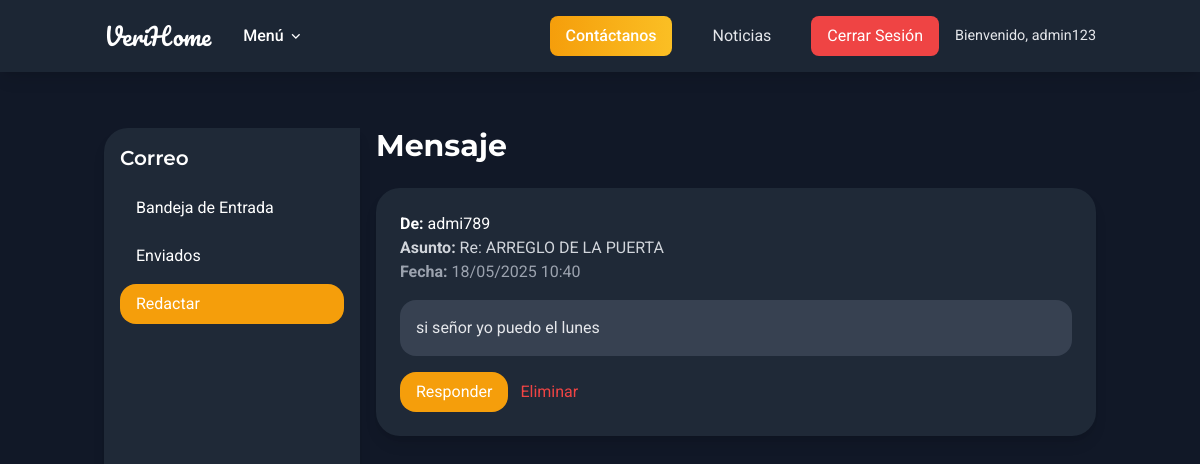
The app's page /messaging/view/2/ (signed in) with its own data.
### src/apps/real_estate_auth/models.py (models this page shows, shortened)
class CustomUser(AbstractUser):
    PROFILE_CHOICES = (
        ("arrendador", "Arrendador"),
        ("arrendatario", "Arrendatario"),
        ("prestador", "Prestador de Servicios"),
    )
    name = models.CharField(
        _("nombre completo"), max_length=255, help_text=_("Ingrese su nombre completo")
    )
    email = models.EmailField(
        _("correo electrónico"),
        unique=True,
        error_messages={"unique": _("Este correo electrónico ya está registrado.")},
    )
    profile_type = models.CharField(
        _("tipo de perfil"),
        max_length=20,
        choices=PROFILE_CHOICES,
        default="arrendatario",
        help_text=_("Seleccione su rol en la plataforma"),
    )
    phone_number = models.CharField(
        _("teléfono"),
        max_length=20,
        blank=True,
        null=True,
        help_text=_("Número de contacto opcional"),
    )
    profile_picture = models.ImageField(
        _("foto de perfil"),
        upload_to="profile_pics/",
        blank=True,
        null=True,
        help_text=_("Suba una imagen para su perfil"),
    )
    interview_code = models.CharField(
        _("código de entrevista"),
        max_length=10,
        blank=True,
        null=True,
        unique=True,
        help_text=_("Código asignado durante la entrevista por el administrador"),
    )
    rating = models.PositiveSmallIntegerField(
        _("calificación inicial"),
        default=0,
        help_text=_("Calificación de 1 a 5 asignada por el administrador"),
    )
    resume = models.TextField(
        _("hoja de vida"),
        blank=True,
        null=True,
        help_text=_("Información de la hoja de vida"),
    )
    REQUIRED_FIELDS = ["email", "name", "profile_type"]  # Campos obligatorios
    class Meta:
        verbose_name = _("usuario")
        verbose_name_plural = _("usuarios")
        ordering = ["-date_joined"]

### src/apps/messaging/models.py (models this page shows, shortened)
class Message(models.Model):
    sender = models.ForeignKey(
        User, related_name="sent_messages", on_delete=models.CASCADE
    )
    recipient = models.ForeignKey(
        User, related_name="received_messages", on_delete=models.CASCADE
    )
    contract = models.ForeignKey(
        "real_estate_auth.Contract",
        on_delete=models.SET_NULL,
        null=True,
        blank=True,
        related_name="messages",
    )  # Uso de string para evitar importación circular
    subject = models.CharField(max_length=255)
    body = models.TextField()
    created_at = models.DateTimeField(auto_now_add=True)
    is_read = models.BooleanField(default=False)
    is_deleted_by_sender = models.BooleanField(default=False)
    is_deleted_by_recipient = models.BooleanField(default=False)
    class Meta:
        ordering = ["-created_at"]

### src/apps/messaging/views.py (the view)
@login_required
def view_message(request, message_id):
    message = get_object_or_404(Message, id=message_id)
    if message.sender != request.user and message.recipient != request.user:
        messages.error(request, "No tienes permiso para ver este mensaje.")
        return redirect("inbox")
    if message.recipient == request.user and not message.is_read:
        message.is_read = True
        message.save()
    return render(
        request,
        "messaging/view_message.html",
        {
            "message": message,
        },
    )

### templates/messaging/view_message.html (shortened to what this page needs)
{% extends 'base.html' %}
{% block content %}
<div class="container mx-auto px-4 py-8">
    <div class="flex h-screen">
        <div class="w-64 bg-gray-800 p-4 rounded-l-2xl shadow-lg">
            <h2 class="text-xl font-semibold text-white montserrat mb-4">Correo</h2>
            <ul class="space-y-2">
                <li><a href="{% url 'inbox' %}" class="block text-white hover:bg-amber-500 hover:text-white px-4 py-2 rounded-lg">Bandeja de Entrada</a></li>
                <li><a href="{% url 'sent' %}" class="block text-white hover:bg-amber-500 hover:text-white px-4 py-2 rounded-lg">Enviados</a></li>
                <li><a href="{% url 'compose' %}" class="block text-white bg-amber-500 hover:bg-amber-600 px-4 py-2 rounded-lg mt-2">Redactar</a></li>
            </ul>
        </div>
        <div class="flex-1 ml-4">
            <h1 class="text-3xl font-bold text-white montserrat mb-6">Mensaje</h1>
            <div class="bg-gray-800 p-6 rounded-2xl shadow-lg">
                <p class="text-white"><strong>De:</strong> {{ message.sender.username }}</p>
                <p class="text-gray-300"><strong>Asunto:</strong> {{ message.subject }}</p>
                <p class="text-gray-400"><strong>Fecha:</strong> {{ message.created_at|date:'d/m/Y H:i' }}</p>
                <div class="mt-4 p-4 bg-gray-700 rounded-lg">
                    <p class="text-white">{{ message.body|linebreaks }}</p>
                </div>
                {% if message.recipient == request.user %}
                    <a href="{% url 'reply_message' message.id %}" class="mt-4 inline-block bg-amber-500 text-white px-4 py-2 rounded-lg hover:bg-amber-600">Responder</a>
                {% endif %}
                <a href="{% url 'delete_message' message.id %}" class="mt-4 ml-2 inline-block text-red-500 hover:text-red-600" onclick="return confirm('¿Estás seguro de eliminar este mensaje?');">Eliminar</a>
            </div>
        </div>
    </div>
</div>
{% endblock %}

### templates/base.html (shortened to what this page needs)
<!DOCTYPE html>
<html lang="es">
<head>
    <script src="https://cdn.tailwindcss.com/3.4.16"></script>
    <link rel="stylesheet" href="https://cdnjs.cloudflare.com/ajax/libs/remixicon/4.6.0/remixicon.min.css">
</head>
<body>
    <nav class="fixed top-0 left-0 w-full bg-gray-800 bg-opacity-90 z-50 shadow-lg">
        <div class="container mx-auto px-4 py-3 flex items-center justify-between">
            <div class="flex items-center space-x-4">
                <a href="{% url 'home' %}" class="text-white font-['Pacifico'] text-2xl">VeriHome</a>
                <div class="dropdown-container" id="dropdown-container">
                    <button class="text-white px-4 py-2 font-medium flex items-center" id="dropdown-button">
                        Menú <i class="ri-arrow-down-s-line ml-1"></i>
                    </button>
                </div>
            </div>
            <div class="nav-right">
                <a href="{% url 'contact' %}" class="bg-gradient-to-r from-primary to-amber-400 text-white px-4 py-2 rounded-button font-medium hover:from-amber-600 hover:to-amber-500 transition-all duration-300 whitespace-nowrap">Contáctanos</a>
                <a href="{% url 'news' %}" class="dropdown-item">Noticias</a>
                {% if user.is_authenticated %}
                    <a href="{% url 'logout' %}" class="logout-btn">Cerrar Sesión</a>
                    <span class="welcome-text">Bienvenido, {{ user.username }}</span>
                {% endif %}
            </div>
        </div>
    </nav>
    <div class="content min-h-screen pt-24 pb-20">
        {% block content %}
        {% endblock %}
    </div>
</body>
</html>

### templates/base.html (style rules this page uses)
:where([class^="ri-"])::before { content: "\f3c2"; }
body { font-family: 'Roboto', sans-serif; background-color: #111827; color: #E5E7EB; overflow-x: hidden; }
.montserrat { font-family: 'Montserrat', sans-serif; }
.dropdown-container { position: relative; }
.dropdown-item { padding: 0.75rem 1.5rem; color: #E5E7EB; font-size: 1rem; transition: background-color 0.3s ease, color 0.3s ease; display: block; white-space: nowrap; }
.nav-right { display: flex; align-items: center; gap: 1rem; }
.logout-btn { background-color: #EF4444; color: white; padding: 0.5rem 1rem; border-radius: 8px; transition: background-color 0.3s ease; }
.welcome-text { font-size: 0.9rem; color: #E5E7EB; }

### records on screen
CustomUser: username "admin123"
Message: sender.username "admi789", subject "Re: ARREGLO DE LA PUERTA", created_at "18/05/2025 10:40", body "si señor yo puedo el lunes"
